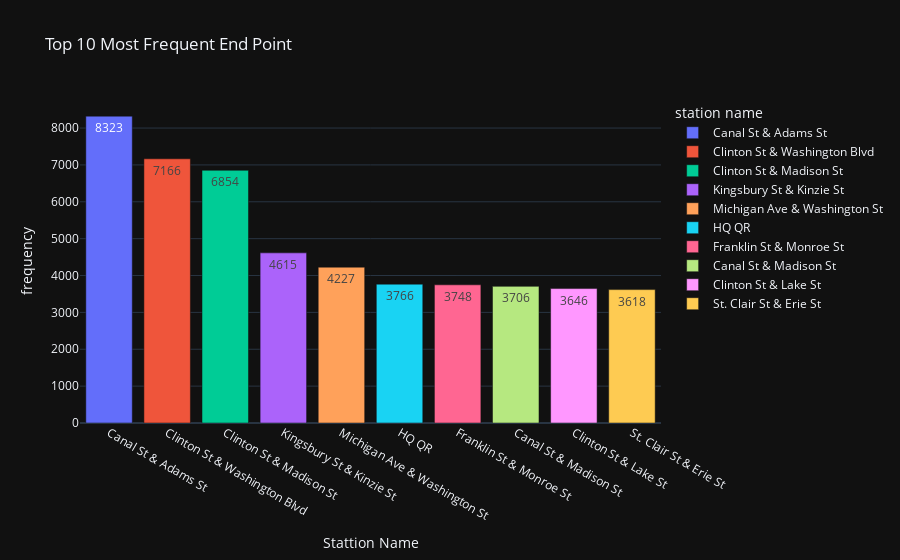

The cell this chart's notebook holds for it:
### Code cell
fig = px.bar(end_point, x=end_point.index, y=end_point.values, text=end_point.values, 
             title='Top 10 Most Frequent End Point', template='plotly_dark', color=end_point.index)
fig.update_layout(xaxis_title='Stattion Name', yaxis_title='frequency', legend_title='station name')

### Figure 1 — Plotly figure (JSON) as saved in the notebook; plotly's stock layout.template omitted (floating-point values rounded to 4 significant figures)
{"data": [{"alignmentgroup": "True", "hovertemplate": "index=%{x}<br>y=%{y}<br>text=%{text}<extra></extra>", "legendgroup": "Canal St & Adams St", "marker": {"color": "#636efa"}, "name": "Canal St & Adams St", "offsetgroup": "Canal St & Adams St", "orientation": "v", "showlegend": true, "text": [8323], "textposition": "auto", "type": "bar", "x": ["Canal St & Adams St"], "xaxis": "x", "y": [8323], "yaxis": "y"}, {"alignmentgroup": "True", "hovertemplate": "index=%{x}<br>y=%{y}<br>text=%{text}<extra></extra>", "legendgroup": "Clinton St & Washington Blvd", "marker": {"color": "#EF553B"}, "name": "Clinton St & Washington Blvd", "offsetgroup": "Clinton St & Washington Blvd", "orientation": "v", "showlegend": true, "text": [7166], "textposition": "auto", "type": "bar", "x": ["Clinton St & Washington Blvd"], "xaxis": "x", "y": [7166], "yaxis": "y"}, {"alignmentgroup": "True", "hovertemplate": "index=%{x}<br>y=%{y}<br>text=%{text}<extra></extra>", "legendgroup": "Clinton St & Madison St", "marker": {"color": "#00cc96"}, "name": "Clinton St & Madison St", "offsetgroup": "Clinton St & Madison St", "orientation": "v", "showlegend": true, "text": [6854], "textposition": "auto", "type": "bar", "x": ["Clinton St & Madison St"], "xaxis": "x", "y": [6854], "yaxis": "y"}, {"alignmentgroup": "True", "hovertemplate": "index=%{x}<br>y=%{y}<br>text=%{text}<extra></extra>", "legendgroup": "Kingsbury St & Kinzie St", "marker": {"color": "#ab63fa"}, "name": "Kingsbury St & Kinzie St", "offsetgroup": "Kingsbury St & Kinzie St", "orientation": "v", "showlegend": true, "text": [4615], "textposition": "auto", "type": "bar", "x": ["Kingsbury St & Kinzie St"], "xaxis": "x", "y": [4615], "yaxis": "y"}, {"alignmentgroup": "True", "hovertemplate": "index=%{x}<br>y=%{y}<br>text=%{text}<extra></extra>", "legendgroup": "Michigan Ave & Washington St", "marker": {"color": "#FFA15A"}, "name": "Michigan Ave & Washington St", "offsetgroup": "Michigan Ave & Washington St", "orientation": "v", "showlegend": true, "text": [4227], "textposition": "auto", "type": "bar", "x": ["Michigan Ave & Washington St"], "xaxis": "x", "y": [4227], "yaxis": "y"}, {"alignmentgroup": "True", "hovertemplate": "index=%{x}<br>y=%{y}<br>text=%{text}<extra></extra>", "legendgroup": "HQ QR", "marker": {"color": "#19d3f3"}, "name": "HQ QR", "offsetgroup": "HQ QR", "orientation": "v", "showlegend": true, "text": [3766], "textposition": "auto", "type": "bar", "x": ["HQ QR"], "xaxis": "x", "y": [3766], "yaxis": "y"}, {"alignmentgroup": "True", "hovertemplate": "index=%{x}<br>y=%{y}<br>text=%{text}<extra></extra>", "legendgroup": "Franklin St & Monroe St", "marker": {"color": "#FF6692"}, "name": "Franklin St & Monroe St", "offsetgroup": "Franklin St & Monroe St", "orientation": "v", "showlegend": true, "text": [3748], "textposition": "auto", "type": "bar", "x": ["Franklin St & Monroe St"], "xaxis": "x", "y": [3748], "yaxis": "y"}, {"alignmentgroup": "True", "hovertemplate": "index=%{x}<br>y=%{y}<br>text=%{text}<extra></extra>", "legendgroup": "Canal St & Madison St", "marker": {"color": "#B6E880"}, "name": "Canal St & Madison St", "offsetgroup": "Canal St & Madison St", "orientation": "v", "showlegend": true, "text": [3706], "textposition": "auto", "type": "bar", "x": ["Canal St & Madison St"], "xaxis": "x", "y": [3706], "yaxis": "y"}, {"alignmentgroup": "True", "hovertemplate": "index=%{x}<br>y=%{y}<br>text=%{text}<extra></extra>", "legendgroup": "Clinton St & Lake St", "marker": {"color": "#FF97FF"}, "name": "Clinton St & Lake St", "offsetgroup": "Clinton St & Lake St", "orientation": "v", "showlegend": true, "text": [3646], "textposition": "auto", "type": "bar", "x": ["Clinton St & Lake St"], "xaxis": "x", "y": [3646], "yaxis": "y"}, {"alignmentgroup": "True", "hovertemplate": "index=%{x}<br>y=%{y}<br>text=%{text}<extra></extra>", "legendgroup": "St. Clair St & Erie St", "marker": {"color": "#FECB52"}, "name": "St. Clair St & Erie St", "offsetgroup": "St. Clair St & Erie St", "orientation": "v", "showlegend": true, "text": [3618], "textposition": "auto", "type": "bar", "x": ["St. Clair St & Erie St"], "xaxis": "x", "y": [3618], "yaxis": "y"}], "layout": {"barmode": "relative", "legend": {"title": {"text": "station name"}, "tracegroupgap": 0}, "title": {"text": "Top 10 Most Frequent End Point"}, "xaxis": {"anchor": "y", "categoryarray": ["Canal St & Adams St", "Clinton St & Washington Blvd", "Clinton St & Madison St", "Kingsbury St & Kinzie St", "Michigan Ave & Washington St", "HQ QR", "Franklin St & Monroe St", "Canal St & Madison St", "Clinton St & Lake St", "St. Clair St & Erie St"], "categoryorder": "array", "domain": [0, 1], "title": {"text": "Stattion Name"}}, "yaxis": {"anchor": "x", "domain": [0, 1], "title": {"text": "frequency"}}}}
